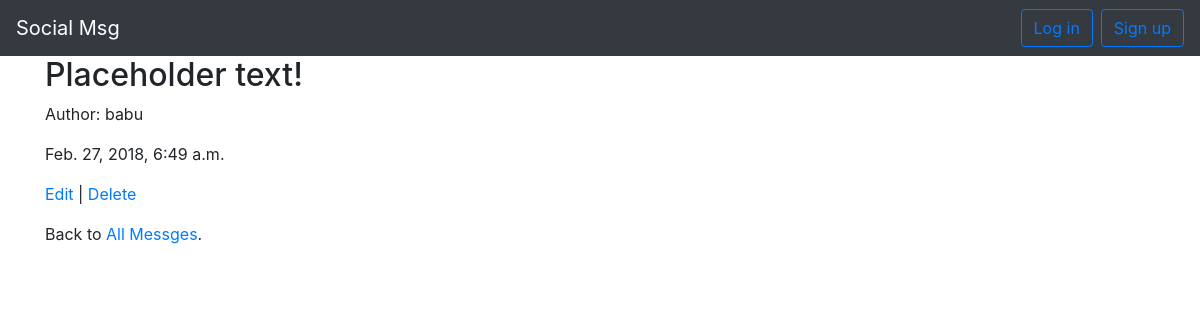
The page /posts/3/ on the database as committed earlier.
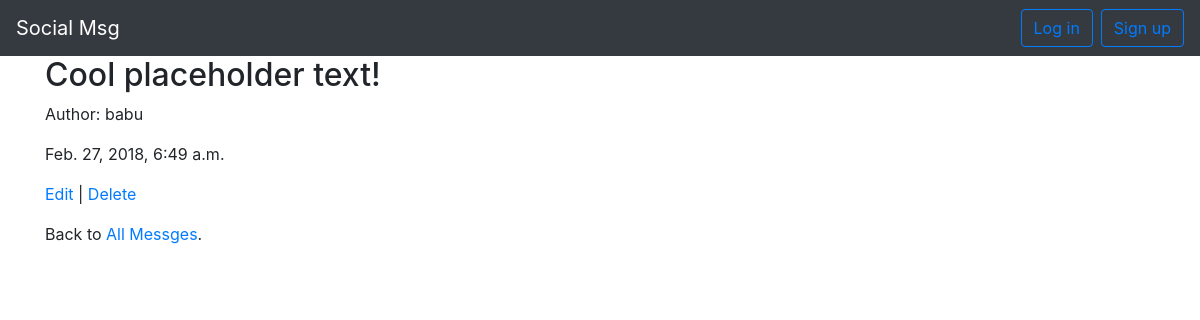
The same page on the database as committed later.
### posts/models.py (models this page shows, shortened)
class Post(models.Model):
    message = models.CharField(max_length=280)
    date = models.DateTimeField(auto_now_add=True)
    author = models.ForeignKey(
        settings.AUTH_USER_MODEL,
        on_delete=models.CASCADE,
    )

### users/models.py (models this page shows)
class CustomUser(AbstractUser):
    objects = CustomUserManager()

### posts/views.py (the view)
# urls.py: path('<int:pk>/', views.PostDetailView.as_view(), name='post_detail'),
class PostDetailView(DetailView):
    model = models.Post
    template_name = 'post_detail.html'

### templates/post_detail.html (shortened to what this page needs)
{% extends 'base.html' %}
{% block content %}
<div>
    <h2>{{ object.message }}</h2>
    <p>Author: {{ object.author }}</p>
    <p>{{ object.date }}</p>
</div>
<p><a href="{% url 'post_edit' post.pk %}">Edit</a> | <a href="{% url 'post_delete' post.pk %}">Delete</a></p>
<p>Back to <a href="{% url 'post_list' %}">All Messges</a>.</p>
{% endblock %}

Rows that differ between the two databases and show on the page:
changed Post "babu": message "Placeholder text!" → "Cool placeholder text!"
